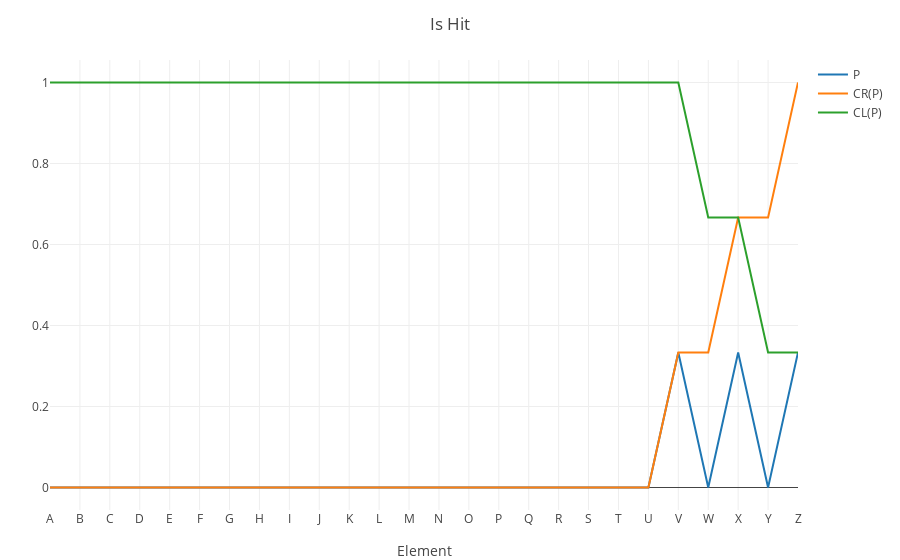

Notebook source saved alongside this figure:
### Code cell
i_h_p = i_h / sum(i_h)

i_h_p_cr = cumsum(i_h_p) .+ small_number

i_h_p_cl = cumulate_sum_reverse(i_h_p) .+ small_number

plot_x_y((i_h_p, i_h_p_cr, i_h_p_cl); name_ = ("P", "CR(P)", "CL(P)"), layout = extend_layout(layout; title = "Is Hit"))

### Figure 1 — Plotly figure (JSON) as saved in the notebook; plotly's stock layout.template omitted (floating-point values rounded to 4 significant figures)
{"data": [{"name": "P", "type": "scatter", "x": [1, 2, 3, 4, 5, 6, 7, 8, 9, 10, 11, 12, 13, 14, 15, 16, 17, 18, 19, 20, 21, 22, 23, 24, 25, 26], "y": [0, 0, 0, 0, 0, 0, 0, 0, 0, 0, 0, 0, 0, 0, 0, 0, 0, 0, 0, 0, 0, 0.3333, 0, 0.3333, 0, 0.3333]}, {"name": "CR(P)", "type": "scatter", "x": [1, 2, 3, 4, 5, 6, 7, 8, 9, 10, 11, 12, 13, 14, 15, 16, 17, 18, 19, 20, 21, 22, 23, 24, 25, 26], "y": [2.22e-16, 2.22e-16, 2.22e-16, 2.22e-16, 2.22e-16, 2.22e-16, 2.22e-16, 2.22e-16, 2.22e-16, 2.22e-16, 2.22e-16, 2.22e-16, 2.22e-16, 2.22e-16, 2.22e-16, 2.22e-16, 2.22e-16, 2.22e-16, 2.22e-16, 2.22e-16, 2.22e-16, 0.3333, 0.3333, 0.6667, 0.6667, 1.0]}, {"name": "CL(P)", "type": "scatter", "x": [1, 2, 3, 4, 5, 6, 7, 8, 9, 10, 11, 12, 13, 14, 15, 16, 17, 18, 19, 20, 21, 22, 23, 24, 25, 26], "y": [1.0, 1.0, 1.0, 1.0, 1.0, 1.0, 1.0, 1.0, 1.0, 1.0, 1.0, 1.0, 1.0, 1.0, 1.0, 1.0, 1.0, 1.0, 1.0, 1.0, 1.0, 1.0, 0.6667, 0.6667, 0.3333, 0.3333]}], "layout": {"autosize": false, "margin": {"b": 50, "l": 50, "r": 50, "t": 60}, "templateaa": "plotly_white", "title": "Is Hit", "xaxis": {"ticktext": ["A", "B", "C", "D", "E", "F", "G", "H", "I", "J", "K", "L", "M", "N", "O", "P", "Q", "R", "S", "T", "U", "V", "W", "X", "Y", "Z"], "tickvals": [1, 2, 3, 4, 5, 6, 7, 8, 9, 10, 11, 12, 13, 14, 15, 16, 17, 18, 19, 20, 21, 22, 23, 24, 25, 26], "title": "Element"}}}
